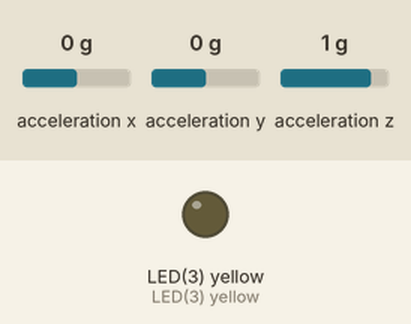
Simulated run of this program. Board: pyboard running MicroPython. Shown: output pins drawn as LEDs (lit = HIGH). The inputs (shaded band) are chosen by the test bench; at power-on: acceleration x 0 g, acceleration y 0 g, acceleration z 1 g. What the program prints to the serial console is not drawn.

Above: at 1.2 s.
1.3 s: acceleration x set to -0.3 g
At 1.6 s:
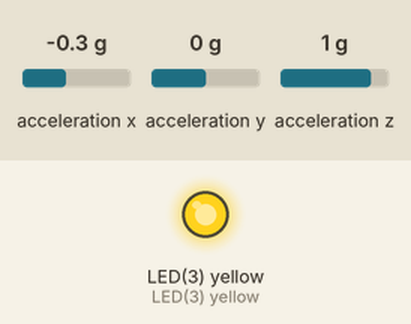
5.7 s: acceleration x set to 0 g
At 7.1 s:
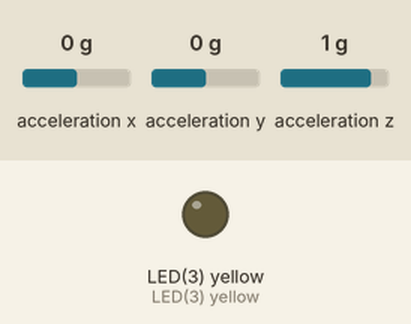
8.7 s: acceleration x set to -1.4 g
At 10.0 s:
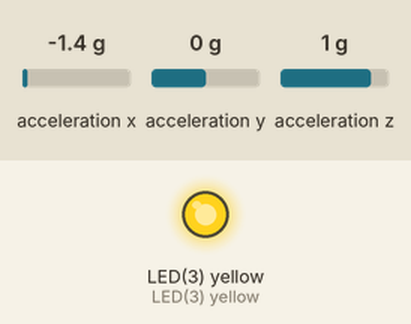
Timing chart, 0 to 11.7 s (numbered marks = the images above; inputs shaded):
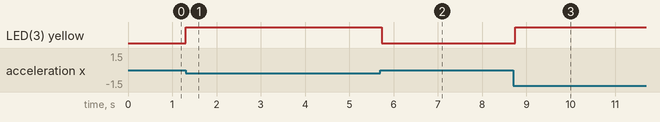

Measured:
- the behaviour switches between -0.1 and -0.2 g on acceleration x (found by bisection; images 0 and 1)
- after the input at 1.3 s, LED(3) yellow: LOW → HIGH at once
- after the input at 5.7 s, LED(3) yellow: HIGH → LOW at once
- after the input at 8.7 s, LED(3) yellow: LOW → HIGH after 0.05 s

The program:

PYD_Accel_Degr.py
```python
# PYD_Accel_Degr.py
import pyb
accel = pyb.Accel()
light = pyb.LED(3)
SENSITIVITY = 3
import math
import pyb

while True:
    x = accel.x()
    y = accel.y()
    z = accel.z()
    Angle = math.atan2(y, z)
    Angle = math.degrees(Angle)
    print("\r角度: %.2f 度    " % Angle, end="")

    if abs(x) > SENSITIVITY:
        light.on()
    else:
        light.off()

    pyb.delay(100)
```
